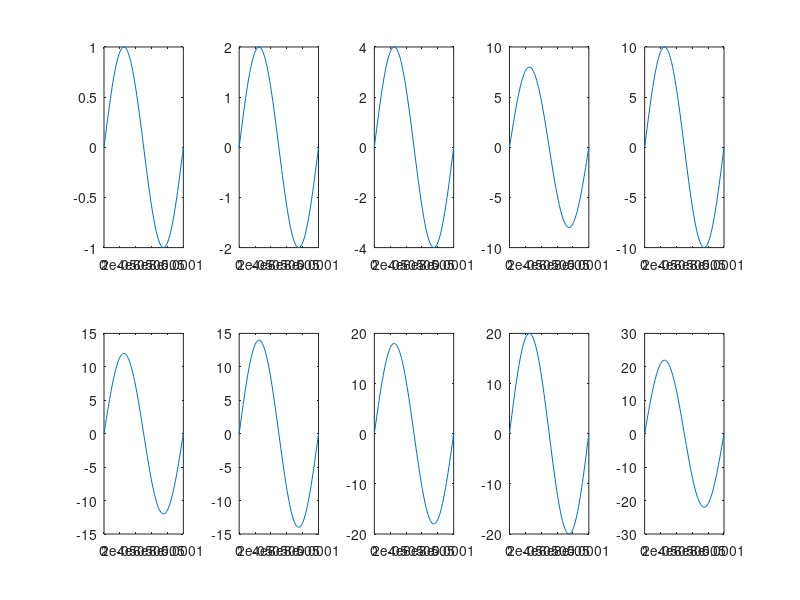
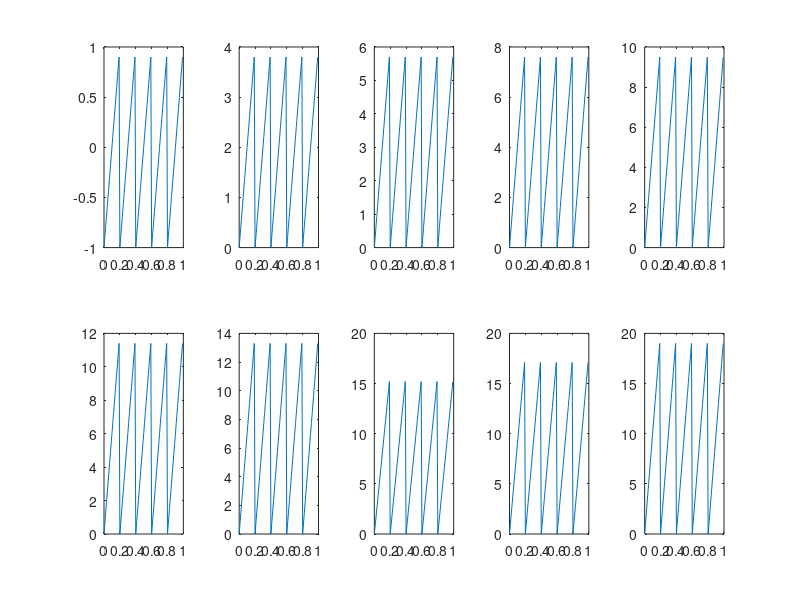
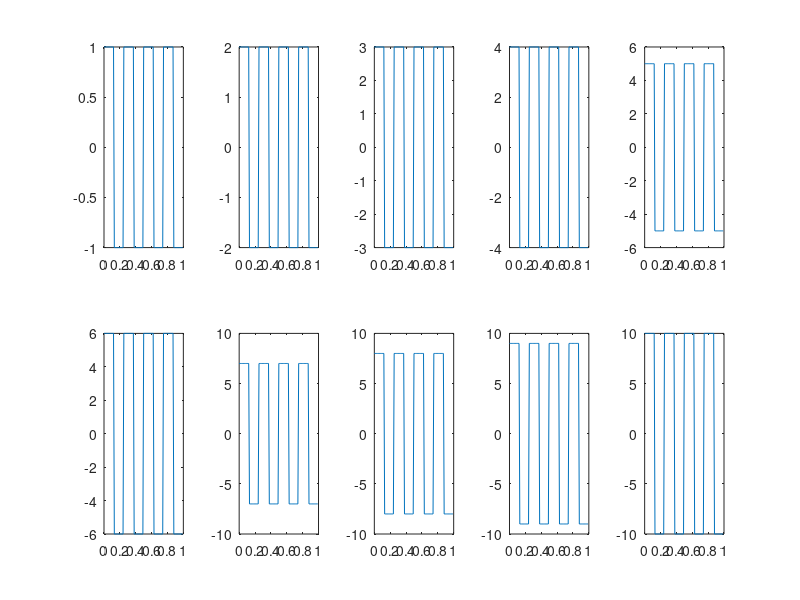

Write the MATLAB code that produced these figures, in order. (Note: this script raises an error after producing the figures.)
clear all; close all; clc

% dados da senoide
f = 10000;%Freq entrada Hz
tempo = 0:1/(99*f):1/f;

% dados dente de serra
sigfreq = 10;
sampfreq = 100;
Tf = 10;
T = Tf*(1/sigfreq);
dt = 1/sampfreq;
t = 0:dt:T-dt;

%% gerar senoide
sinal1 = sin(2*pi*f*tempo);
sinal2 = 2*sin(2*pi*f*tempo);
sinal3 = 4*sin(2*pi*f*tempo);
sinal4 = 8*sin(2*pi*f*tempo);
sinal5 = 10*sin(2*pi*f*tempo);
sinal6 = 12*sin(2*pi*f*tempo);
sinal7 = 14*sin(2*pi*f*tempo);
sinal8 = 18*sin(2*pi*f*tempo);
sinal9 = 20*sin(2*pi*f*tempo);
sinal10 = 22*sin(2*pi*f*tempo);
sinal11 = 1.2*sin(2.65*pi*f*tempo);
sinal12 = 2.3*sin(2.8*pi*f*tempo);
sinal13 = 4.22*sin(2.3*pi*f*tempo);
sinal14 = 8.125*sin(20*pi*f*tempo);
sinal15 = 10.3*sin(10*pi*f*tempo);
sinal16 = 12.3*sin(2.65*pi*f*tempo);
sinal17 = 14.87*sin(12*pi*f*tempo);
sinal18 = 18.34*sin(32*pi*f*tempo);
sinal19 = 20.14*sin(2*pi*f*tempo);
sinal20 = 22.7*sin(2*pi*f*tempo);

%% gerar dente de serra
x1 = sawtooth(pi*sigfreq*t);
x2 = (x1 + 1)*2;
x3 = (x1 + 1)*3;
x4 = (x1 + 1)*4;
x5 = (x1 + 1)*5;
x6 = (x1 + 1)*6;
x7 = (x1 + 1)*7;
x8 = (x1 + 1)*8;
x9 = (x1 + 1)*9;
x10 = (x1 + 1)*10;
x11 = sawtooth(2.7*pi*sigfreq*t);
x12 = (x1 + 1)*2.33;
x13 = (x1 + 1)*3.5;
x14 = (x1 + 1)*44;
x15 = (x1 + 1)*5+3;
x16 = (x1 + 1)*6.156;
x17 = (x1 + 1)*17;
x18 = (x1 + 1)*18;
x19 = (x1 + 1)*9.5;
x20 = (x1 + 1)*10.5;

%% dados onda quadrada
squad1 = square(2*pi*4*t);
squad2 = 2*square(2*pi*4*t);
squad3 = 3*square(2*pi*4*t);
squad4 = 4*square(2*pi*4*t);
squad5 = 5*square(2*pi*4*t);
squad6 = 6*square(2*pi*4*t);
squad7 = 7*square(2*pi*4*t);
squad8 = 8*square(2*pi*4*t);
squad9 = 9*square(2*pi*4*t);
squad10 = 10*square(2*pi*4*t);
squad11 = 1.35*square(2*pi*8*t);
squad12 = 2.8*square(2*pi*2*t);
squad13 = 3.5*square(2*pi*3*t);
squad14 = 4.9*square(2*pi*7*t);
squad15 = 5.7*square(2*pi*10*t);
squad16 = 6.5*square(2*pi*4*t);
squad17 = 7.2*square(2*pi*3.36*t);
squad18 = 8.33*square(2.98*pi*4*t);
squad19 = 9.54*square(2.7*pi*4*t);
squad20 = 10.54*square(2.65*pi*4.2*t);


%% plotar sinal
figure(1)
subplot(2,5,1)
plot(tempo,sinal1)
subplot(2,5,2)
plot(tempo,sinal2)
subplot(2,5,3)
plot(tempo,sinal3)
subplot(2,5,4)
plot(tempo,sinal4)
subplot(2,5,5)
plot(tempo,sinal5)
subplot(2,5,6)
plot(tempo,sinal6)
subplot(2,5,7)
plot(tempo,sinal7)
subplot(2,5,8)
plot(tempo,sinal8)
subplot(2,5,9)
plot(tempo,sinal9)
subplot(2,5,10)
plot(tempo,sinal10)

figure(2)
subplot(2,5,1)
plot(t,x1)
subplot(2,5,2)
plot(t,x2)
subplot(2,5,3)
plot(t,x3)
subplot(2,5,4)
plot(t,x4)
subplot(2,5,5)
plot(t,x5)
subplot(2,5,6)
plot(t,x6)
subplot(2,5,7)
plot(t,x7)
subplot(2,5,8)
plot(t,x8)
subplot(2,5,9)
plot(t,x9)
subplot(2,5,10)
plot(t,x10)

figure(3)
subplot(2,5,1)
plot(t,squad1)
subplot(2,5,2)
plot(t,squad2)
subplot(2,5,3)
plot(t,squad3)
subplot(2,5,4)
plot(t,squad4)
subplot(2,5,5)
plot(t,squad5)
subplot(2,5,6)
plot(t,squad6)
subplot(2,5,7)
plot(t,squad7)
subplot(2,5,8)
plot(t,squad8)
subplot(2,5,9)
plot(t,squad9)
subplot(2,5,10)
plot(t,squad10)

%%
% Gera o header

for i = 1:length(sinal1)
    if i == length(sinal1)
        names(i+1) = "Forma de onda";
    end
    names(i) = "Amostra " + i;
end

header_string = names{1};
for i = 2:length(names)
    header_string = [header_string,',',names{i}];
end

%% adiciona a classe do sinal
sinal1(length(sinal1)+1) = 1;
sinal2(length(sinal2)+1) = 1;
sinal3(length(sinal3)+1) = 1;
sinal4(length(sinal4)+1) = 1;
sinal5(length(sinal5)+1) = 1;
sinal6(length(sinal6)+1) = 1;
sinal7(length(sinal7)+1) = 1;
sinal8(length(sinal8)+1) = 1;
sinal9(length(sinal9)+1) = 1;
sinal10(length(sinal10)+1) = 1;
sinal11(length(sinal11)+1) = 1;
sinal12(length(sinal12)+1) = 1;
sinal13(length(sinal13)+1) = 1;
sinal14(length(sinal14)+1) = 1;
sinal15(length(sinal15)+1) = 1;
sinal16(length(sinal16)+1) = 1;
sinal17(length(sinal17)+1) = 1;
sinal18(length(sinal18)+1) = 1;
sinal19(length(sinal19)+1) = 1;
sinal20(length(sinal20)+1) = 1;

x1(length(x1)+1) = 2;
x2(length(x2)+1) = 2;
x3(length(x3)+1) = 2;
x4(length(x4)+1) = 2;
x5(length(x5)+1) = 2;
x6(length(x6)+1) = 2;
x7(length(x7)+1) = 2;
x8(length(x8)+1) = 2;
x9(length(x9)+1) = 2;
x10(length(x10)+1) = 2;
x11(length(x11)+1) = 2;
x12(length(x12)+1) = 2;
x13(length(x13)+1) = 2;
x14(length(x14)+1) = 2;
x15(length(x15)+1) = 2;
x16(length(x16)+1) = 2;
x17(length(x17)+1) = 2;
x18(length(x18)+1) = 2;
x19(length(x19)+1) = 2;
x20(length(x20)+1) = 2;

squad1(length(squad1)+1) = 3;
squad2(length(squad2)+1) = 3;
squad3(length(squad3)+1) = 3;
squad4(length(squad4)+1) = 3;
squad5(length(squad5)+1) = 3;
squad6(length(squad6)+1) = 3;
squad7(length(squad7)+1) = 3;
squad8(length(squad8)+1) = 3;
squad9(length(squad9)+1) = 3;
squad10(length(squad10)+1) = 3;
squad11(length(squad11)+1) = 3;
squad12(length(squad12)+1) = 3;
squad13(length(squad13)+1) = 3;
squad14(length(squad14)+1) = 3;
squad15(length(squad15)+1) = 3;
squad16(length(squad16)+1) = 3;
squad17(length(squad17)+1) = 3;
squad18(length(squad18)+1) = 3;
squad19(length(squad19)+1) = 3;
squad20(length(squad20)+1) = 3;

%%
%write the string to a file
fid = fopen('test.csv','w');
fprintf(fid,'%s\r\n',header_string);
fclose(fid);

dlmwrite('test.csv', sinal1, 'precision', '%.3f', '-append')
dlmwrite('test.csv', sinal2, 'precision', '%.3f', '-append');
dlmwrite('test.csv', sinal3, 'precision', '%.3f', '-append');
dlmwrite('test.csv', sinal4, 'precision', '%.3f', '-append');
dlmwrite('test.csv', sinal5, 'precision', '%.3f', '-append');
dlmwrite('test.csv', sinal6, 'precision', '%.3f', '-append')
dlmwrite('test.csv', sinal7, 'precision', '%.3f', '-append');
dlmwrite('test.csv', sinal8, 'precision', '%.3f', '-append');
dlmwrite('test.csv', sinal9, 'precision', '%.3f', '-append');
dlmwrite('test.csv', sinal10, 'precision', '%.3f', '-append');
dlmwrite('test.csv', sinal11, 'precision', '%.3f', '-append')
dlmwrite('test.csv', sinal12, 'precision', '%.3f', '-append');
dlmwrite('test.csv', sinal13, 'precision', '%.3f', '-append');
dlmwrite('test.csv', sinal14, 'precision', '%.3f', '-append');
dlmwrite('test.csv', sinal15, 'precision', '%.3f', '-append');
dlmwrite('test.csv', sinal16, 'precision', '%.3f', '-append')
dlmwrite('test.csv', sinal17, 'precision', '%.3f', '-append');
dlmwrite('test.csv', sinal18, 'precision', '%.3f', '-append');
dlmwrite('test.csv', sinal19, 'precision', '%.3f', '-append');
dlmwrite('test.csv', sinal20, 'precision', '%.3f', '-append');
dlmwrite('test.csv', x1, 'precision', '%.3f', '-append')
dlmwrite('test.csv', x2, 'precision', '%.3f', '-append');
dlmwrite('test.csv', x3, 'precision', '%.3f', '-append');
dlmwrite('test.csv', x4, 'precision', '%.3f', '-append');
dlmwrite('test.csv', x5, 'precision', '%.3f', '-append');
dlmwrite('test.csv', x6, 'precision', '%.3f', '-append')
dlmwrite('test.csv', x7, 'precision', '%.3f', '-append');
dlmwrite('test.csv', x8, 'precision', '%.3f', '-append');
dlmwrite('test.csv', x9, 'precision', '%.3f', '-append');
dlmwrite('test.csv', x10, 'precision', '%.3f', '-append');
dlmwrite('test.csv', x11, 'precision', '%.3f', '-append')
dlmwrite('test.csv', x12, 'precision', '%.3f', '-append');
dlmwrite('test.csv', x13, 'precision', '%.3f', '-append');
dlmwrite('test.csv', x14, 'precision', '%.3f', '-append');
dlmwrite('test.csv', x15, 'precision', '%.3f', '-append');
dlmwrite('test.csv', x16, 'precision', '%.3f', '-append')
dlmwrite('test.csv', x17, 'precision', '%.3f', '-append');
dlmwrite('test.csv', x18, 'precision', '%.3f', '-append');
dlmwrite('test.csv', x19, 'precision', '%.3f', '-append');
dlmwrite('test.csv', x20, 'precision', '%.3f', '-append');
dlmwrite('test.csv', squad1, 'precision', '%.3f', '-append')
dlmwrite('test.csv', squad2, 'precision', '%.3f', '-append');
dlmwrite('test.csv', squad3, 'precision', '%.3f', '-append');
dlmwrite('test.csv', squad4, 'precision', '%.3f', '-append');
dlmwrite('test.csv', squad5, 'precision', '%.3f', '-append');
dlmwrite('test.csv', squad6, 'precision', '%.3f', '-append')
dlmwrite('test.csv', squad7, 'precision', '%.3f', '-append');
dlmwrite('test.csv', squad8, 'precision', '%.3f', '-append');
dlmwrite('test.csv', squad9, 'precision', '%.3f', '-append');
dlmwrite('test.csv', squad10, 'precision', '%.3f', '-append');
dlmwrite('test.csv', squad11, 'precision', '%.3f', '-append')
dlmwrite('test.csv', squad12, 'precision', '%.3f', '-append');
dlmwrite('test.csv', squad13, 'precision', '%.3f', '-append');
dlmwrite('test.csv', squad14, 'precision', '%.3f', '-append');
dlmwrite('test.csv', squad15, 'precision', '%.3f', '-append');
dlmwrite('test.csv', squad16, 'precision', '%.3f', '-append')
dlmwrite('test.csv', squad17, 'precision', '%.3f', '-append');
dlmwrite('test.csv', squad18, 'precision', '%.3f', '-append');
dlmwrite('test.csv', squad19, 'precision', '%.3f', '-append');
dlmwrite('test.csv', squad20, 'precision', '%.3f', '-append');
